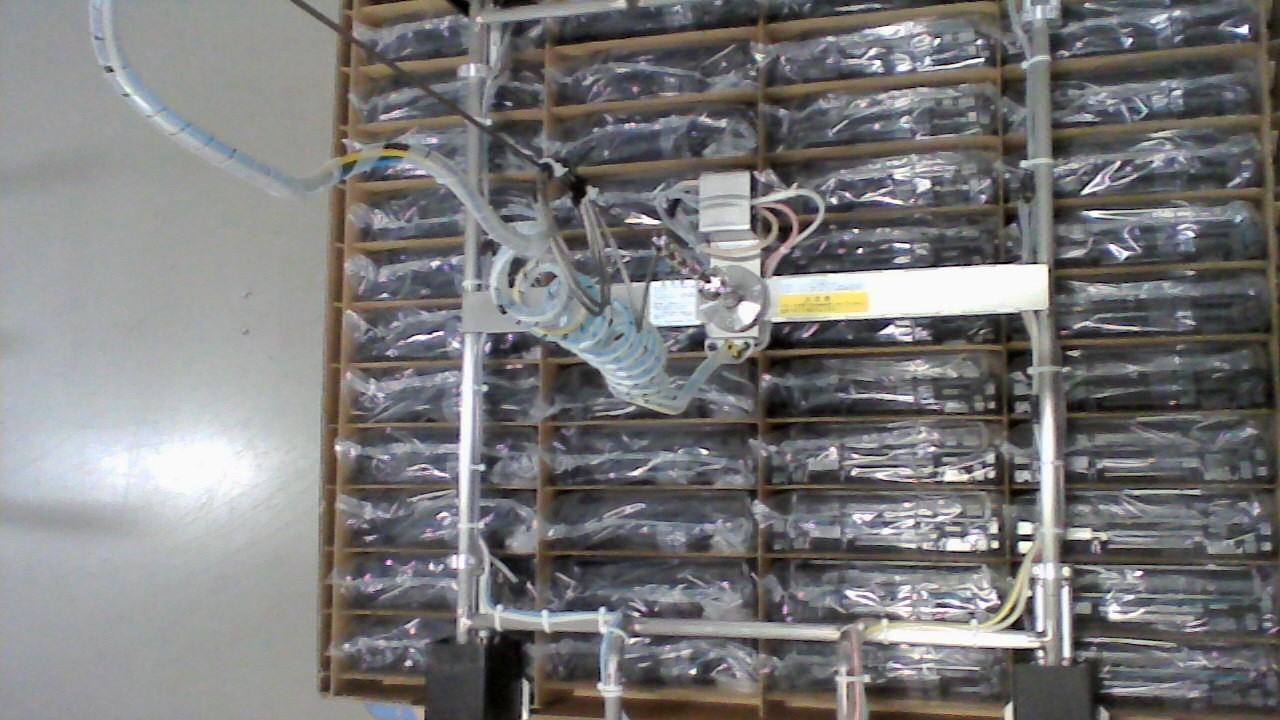
#> input picture crg_datasets/images/train/WIN_20240613_10_54_38_Pro.jpg, 1280 x 720 px, found by its file name; its folder holds only this picture in this run
$ jupyter execute --allow-errors yolov8_image_augmentation.ipynb
#> lines starting #> are read from the running program, lines starting #| are printed output that depends on the picture
# ディレクトリの画像を水増しするスクリプト

[cell 1]
import os
import random
from PIL import Image, ImageEnhance
import shutil

def augment_image(image_path, output_dir, num_augmentations=3):
    """画像を拡張し、新しい画像を生成する"""
#> called with num_augmentations = 3
    img = Image.open(image_path)
#> img is the input picture: PIL image 1280x720 RGB; mean R, G, B 121.4, 120.9, 120.9
    filename = os.path.basename(image_path)
    name, ext = os.path.splitext(filename)

    for i in range(num_augmentations):
        # ランダムな回転
        angle = random.choice([0, 90, 180, 270])
        new_img = img.rotate(angle)

        # ランダムな反転
        if random.choice([True, False]):
            new_img = new_img.transpose(Image.FLIP_LEFT_RIGHT)

        # 明るさとコントラストの調整
        enhancer = ImageEnhance.Brightness(new_img)
        new_img = enhancer.enhance(random.uniform(0.8, 1.2))
        enhancer = ImageEnhance.Contrast(new_img)
        new_img = enhancer.enhance(random.uniform(0.8, 1.2))

        # 新しい画像を保存
        new_filename = f"{name}_aug_{i}{ext}"
        new_img.save(os.path.join(output_dir, new_filename))
#> this loop made 3 passes
#> pass 1, in augment_image, `new_img = img.rotate(angle)`:
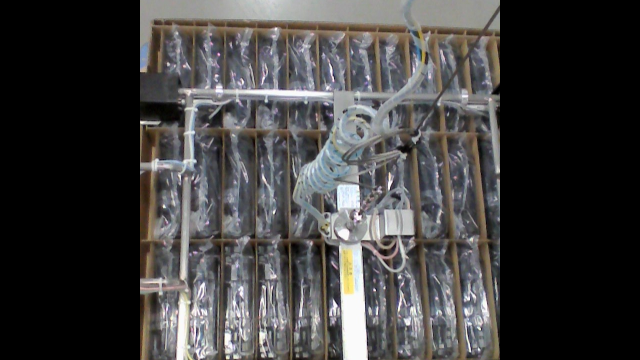
#> new_img: PIL image 1280x720 RGB (shown at 1/2 size); mean R, G, B 63.7, 62.5, 62.5
#> pass 1, in augment_image, `new_img = enhancer.enhance(random.uniform(0.8, 1.2))`:
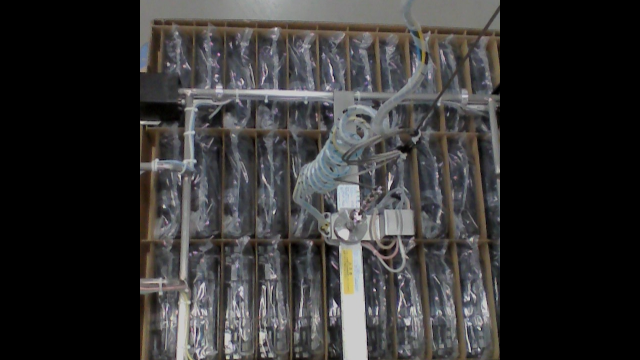
#> new_img: PIL image 1280x720 RGB (shown at 1/2 size); mean R, G, B 51.7, 50.8, 50.7
#> pass 2, in augment_image, `new_img = enhancer.enhance(random.uniform(0.8, 1.2))`:
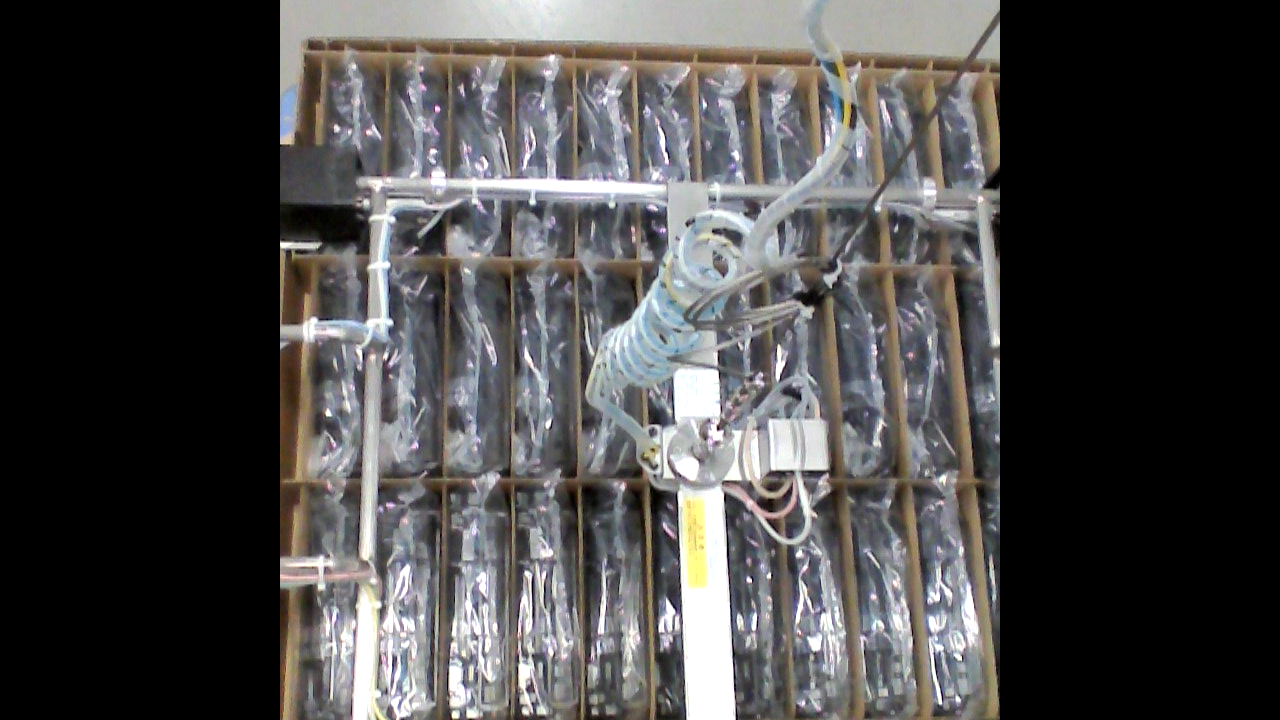
#> new_img: PIL image 1280x720 RGB; mean R, G, B 73.5, 72.1, 72.1

def augment_dataset(input_dir, output_dir, num_augmentations=3):
    """ディレクトリ内のすべての画像を拡張する"""
    if not os.path.exists(output_dir):
        os.makedirs(output_dir)

    # 入力ディレクトリと出力ディレクトリが異なる場合のみ元の画像をコピー
    if input_dir != output_dir:
        for filename in os.listdir(input_dir):
            if filename.lower().endswith(('.png', '.jpg', '.jpeg')):
                shutil.copy(os.path.join(input_dir, filename), output_dir)

    # 画像を拡張
    for filename in os.listdir(input_dir):
        if filename.lower().endswith(('.png', '.jpg', '.jpeg')):
            image_path = os.path.join(input_dir, filename)
            augment_image(image_path, output_dir, num_augmentations)

# 使用例
input_train_dir = r"C:\Users\041674\Desktop\crg_img_datasets\images\train"
input_val_dir = r"C:\Users\041674\Desktop\crg_img_datasets\images\val"
output_train_dir = r"C:\Users\041674\Desktop\crg_img_datasets\images\augmented_train"
output_val_dir = r"C:\Users\041674\Desktop\crg_img_datasets\images\augmented_val"

augment_dataset(input_train_dir, output_train_dir, num_augmentations=3)
#> (the rest of this cell did not finish here and is left out)


print("画像の拡張が完了しました。")

$ run again, on crg_datasets/images/train/WIN_20240613_10_54_41_Pro_aug_0.jpg
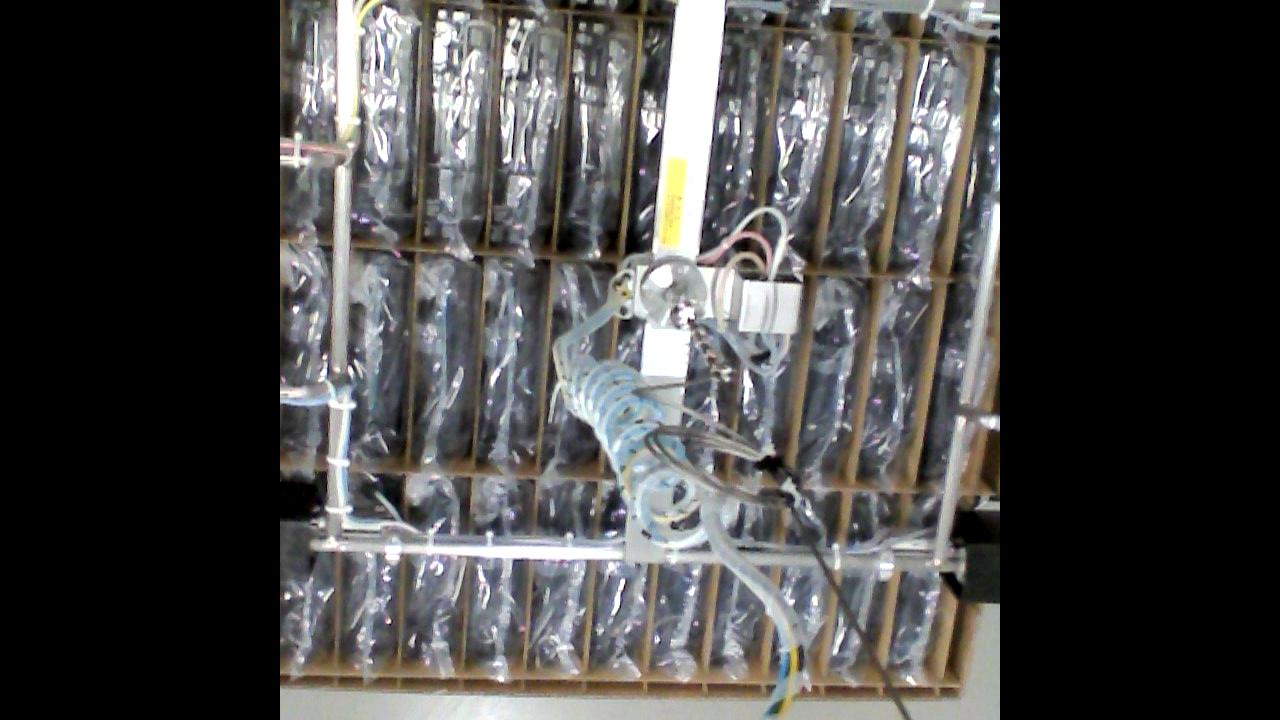
#> input picture crg_datasets/images/train/WIN_20240613_10_54_41_Pro_aug_0.jpg, 1280 x 720 px, found by its file name
#> in augment_image, img is the input picture: PIL image 1280x720 RGB; mean R, G, B 71, 70.2, 69.8
#> the loop in augment_image, `for i in range(num_augmentations):` made 3 passes
#> pass 1, in augment_image, `new_img = enhancer.enhance(random.uniform(0.8, 1.2))`:
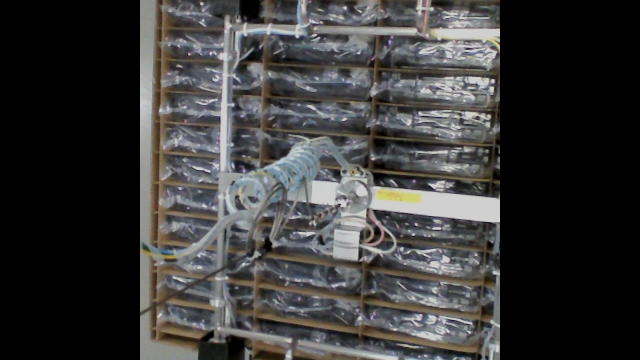
#> new_img: PIL image 1280x720 RGB (shown at 1/2 size); mean R, G, B 57.7, 57.1, 56.7
#> pass 2, in augment_image, `new_img = enhancer.enhance(random.uniform(0.8, 1.2))`:
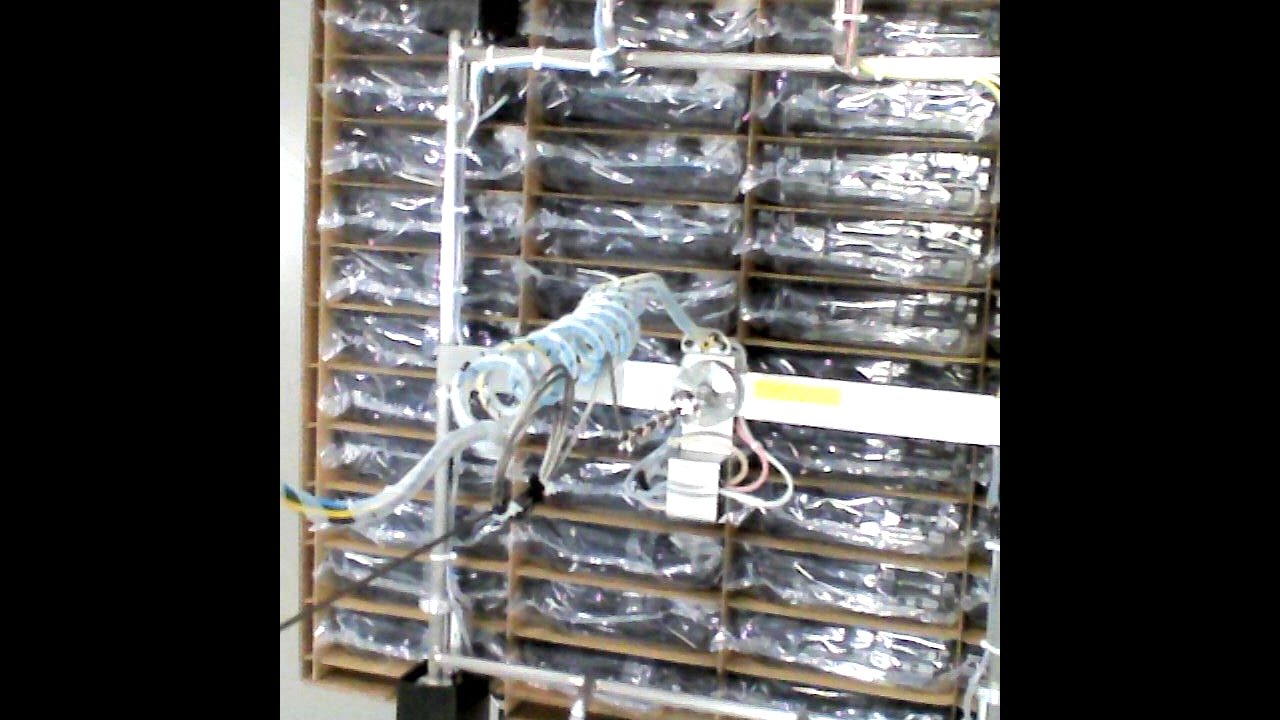
#> new_img: PIL image 1280x720 RGB; mean R, G, B 81.2, 80.3, 79.8

$ run again, on crg_datasets/images/train/WIN_20240613_10_54_41_Pro_aug_1.jpg
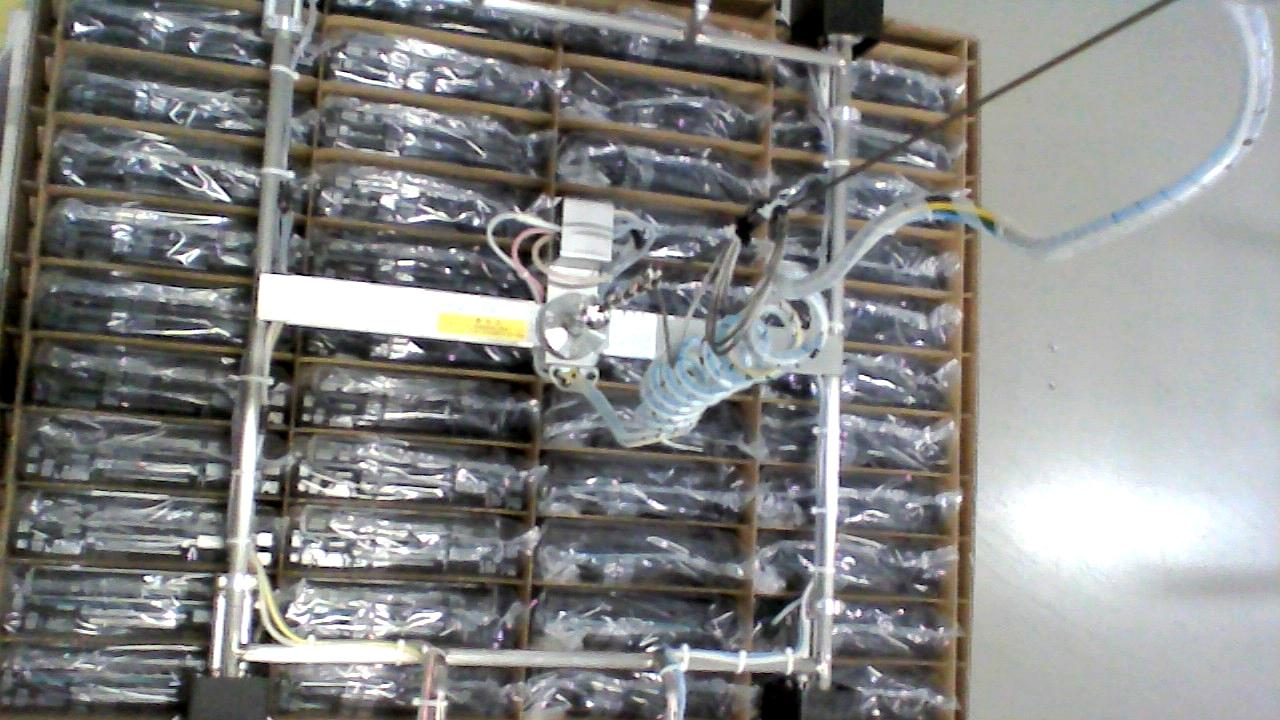
#> input picture crg_datasets/images/train/WIN_20240613_10_54_41_Pro_aug_1.jpg, 1280 x 720 px, found by its file name
#> in augment_image, img is the input picture: PIL image 1280x720 RGB; mean R, G, B 132.7, 133, 132.1
#> the loop in augment_image, `for i in range(num_augmentations):` made 3 passes
#> pass 1, in augment_image, `new_img = enhancer.enhance(random.uniform(0.8, 1.2))`:
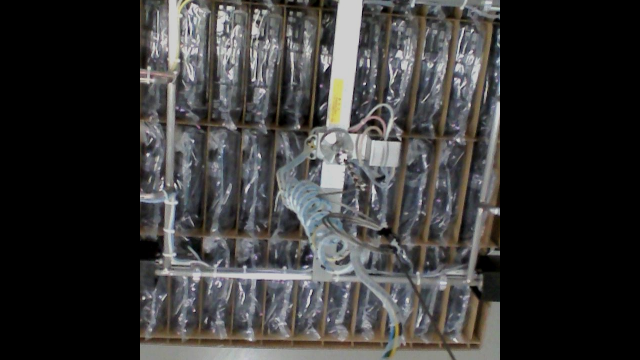
#> new_img: PIL image 1280x720 RGB (shown at 1/2 size); mean R, G, B 56, 55.3, 55
#> pass 2, in augment_image, `new_img = enhancer.enhance(random.uniform(0.8, 1.2))`:
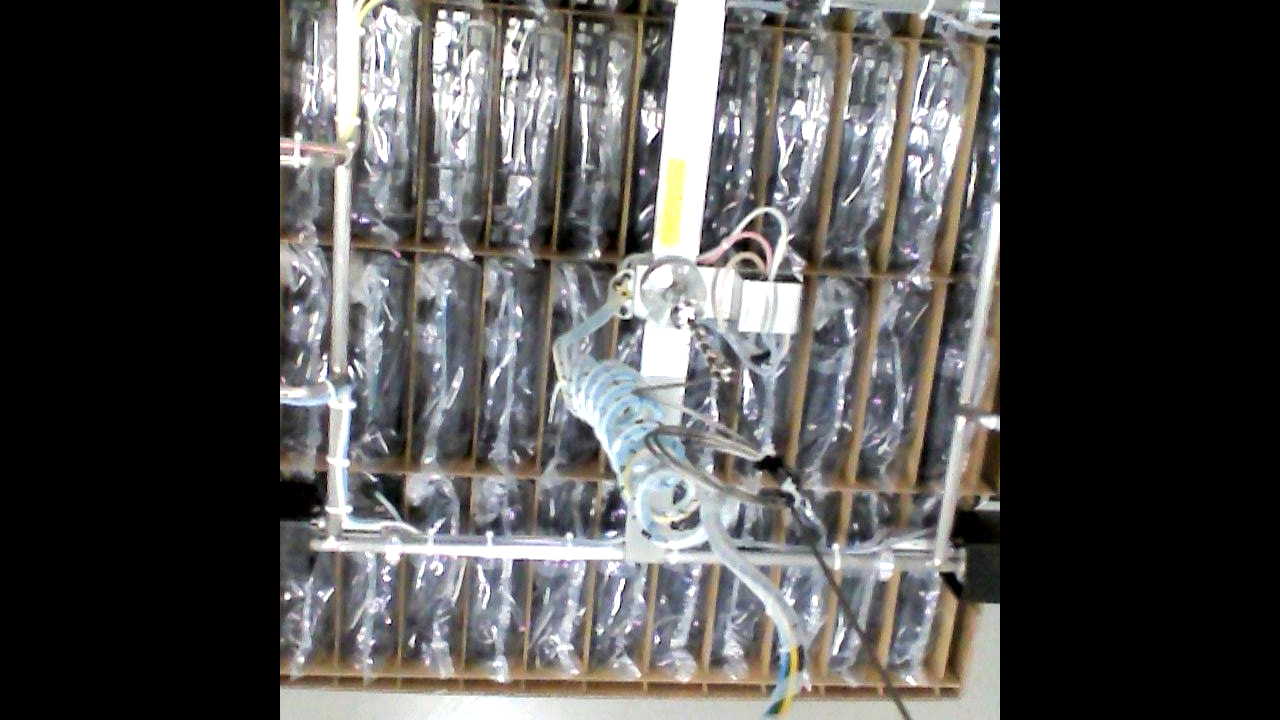
#> new_img: PIL image 1280x720 RGB; mean R, G, B 78.9, 78, 77.6
